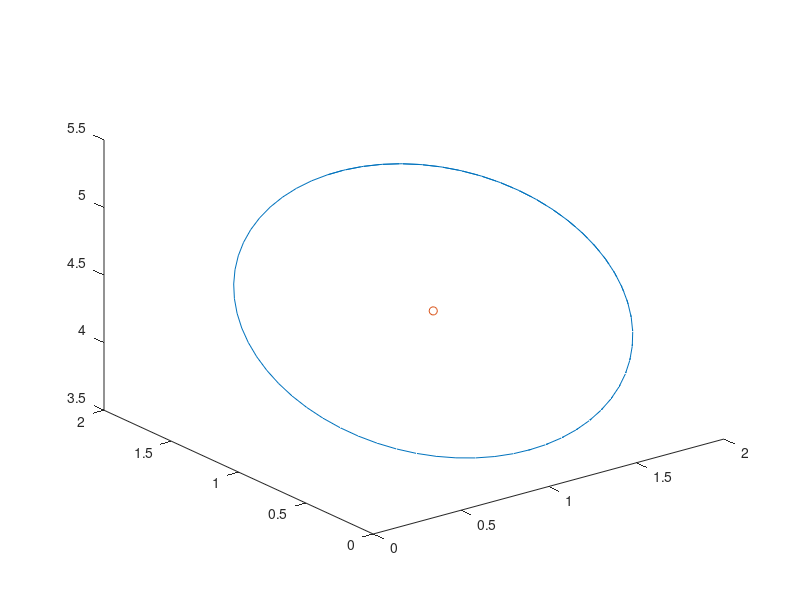
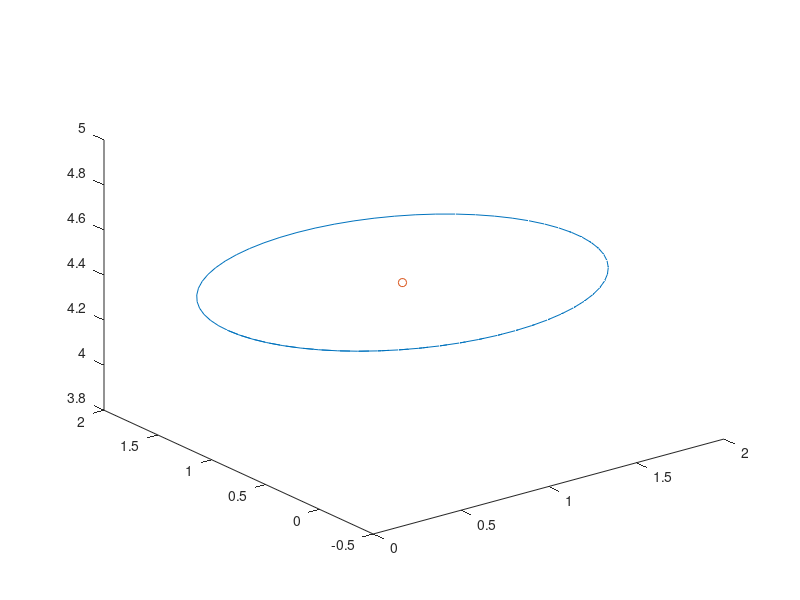

Write MATLAB code to recreate these figures, in order.
clear
close all

r = 1;
angle = 45; 
%bottom point
po = [1;0.15;3.7];
% po = [0;0.15;3.7];
%center point
c_y = po(2)+r*cosd(angle);
d = sqrt((r)^2-(c_y-po(2))^2);
p = [po(1);c_y;d+po(3)];
%upper point
c_y = p(2)+r*cosd(angle);
d = sqrt(sqrt(r)-(c_y-p(2))^2);
p1 = [p(1);c_y;d+p(3)];


v1 = p1-p;
v1 = v1/norm(v1);
v2 = cross(p1-p,po-p);
v2 = v2/norm(v2);


% t = linspace(0,2*pi);
t = pi:0.1:4*pi+0.1;
for i=1:length(t)
    c(:,i) = p+r*cos(t(i))*v1+r*sin(t(i))*v2;
end
figure(1)
plot3(c(1,:),c(2,:),c(3,:))
hold on 
plot3(p(1),p(2),p(3),'o')


% t = linspace(0,2*pi);
x = r*cos(t)+p(1);
y = r*sin(t)+p(2);
z = 0*t+p(3);
figure(2)
plot3(x,y,z);
hold on 
plot3(p(1),p(2),p(3),'o')


% n = input('Enter a number: ');
% 

n = 'c';
switch n
    case 'c'
        disp('negative one')
    otherwise
        disp('other value')
end

% e = 35;
% 
% if e<=15
%     disp('hola hola hola')
% elseif 15<e && e<=30
%     dip('')
% else 
%     disp('lalalala')
% end